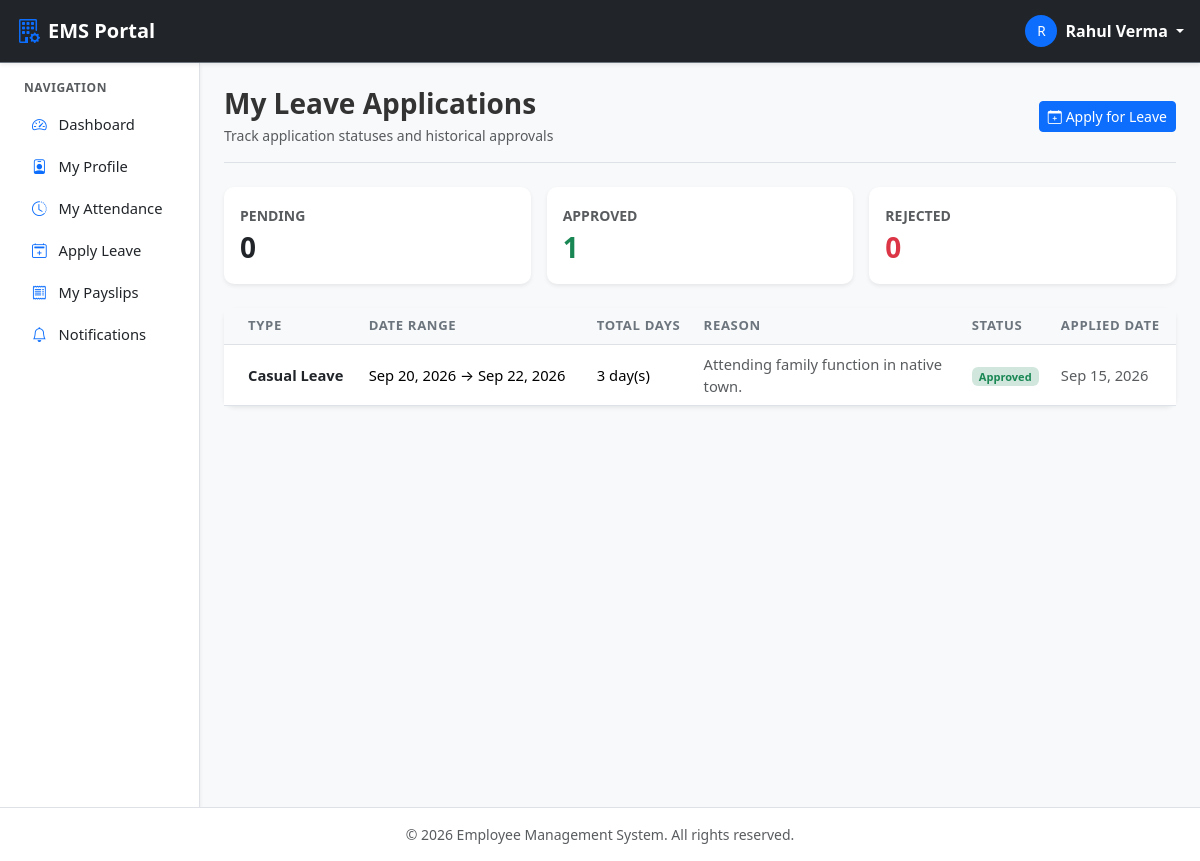
/leaves/my/ (signed in), run on the app's committed database.
### leaves/models.py (models this page shows, shortened)
class LeaveRequest(models.Model):
    LEAVE_TYPES = (
        ('CASUAL', 'Casual Leave'),
        ('SICK', 'Sick Leave'),
        ('EARNED', 'Earned Leave'),
        ('EMERGENCY', 'Emergency Leave'),
    )
    STATUS_CHOICES = (
        ('PENDING', 'Pending'),
        ('APPROVED', 'Approved'),
        ('REJECTED', 'Rejected'),
    )
    employee = models.ForeignKey(
        Employee,
        on_delete=models.CASCADE,
        related_name='leave_requests'
    )
    leave_type = models.CharField(max_length=15, choices=LEAVE_TYPES, default='CASUAL')
    start_date = models.DateField()
    end_date = models.DateField()
    reason = models.TextField()
    status = models.CharField(max_length=10, choices=STATUS_CHOICES, default='PENDING')
    rejection_reason = models.CharField(max_length=255, blank=True, null=True)
    applied_at = models.DateTimeField(auto_now_add=True)
    approved_by = models.ForeignKey(
        User,
        on_delete=models.SET_NULL,
        null=True,
        blank=True,
        related_name='approved_leaves'
    )
    action_taken_at = models.DateTimeField(null=True, blank=True)
    class Meta:
        ordering = ['-applied_at']
    @property
    def total_days(self):
        if self.start_date and self.end_date:
            delta = self.end_date - self.start_date
            return max(delta.days + 1, 1)
        return 0

### leaves/views.py (the view)
# urls.py: path('my/', views.my_leaves_view, name='my_leaves'),
@employee_required
def my_leaves_view(request):
    try:
        employee = request.user.employee
    except Employee.DoesNotExist:
        messages.error(request, "No associated employee record found.")
        return redirect('login_redirect')
    leaves = LeaveRequest.objects.filter(employee=employee).order_by('-applied_at')
    pending_count = leaves.filter(status='PENDING').count()
    approved_count = leaves.filter(status='APPROVED').count()
    rejected_count = leaves.filter(status='REJECTED').count()
    paginator = Paginator(leaves, 10)
    page_number = request.GET.get('page')
    page_obj = paginator.get_page(page_number)
    context = {
        'page_obj': page_obj,
        'pending_count': pending_count,
        'approved_count': approved_count,
        'rejected_count': rejected_count,
    }
    return render(request, 'leaves/my_leaves.html', context)

### leaves/templates/leaves/my_leaves.html (shortened to what this page needs)
{% extends "base.html" %}
{% block content %}
<div class="container-fluid p-0">
    <div class="d-flex flex-column flex-md-row justify-content-between align-items-md-center pb-3 mb-4 border-bottom gap-2">
        <div>
            <h3 class="fw-bold mb-1">My Leave Applications</h3>
            <p class="text-muted small mb-0">Track application statuses and historical approvals</p>
        </div>
        <a href="{% url 'leave_apply' %}" class="btn btn-primary btn-sm">
            <i class="bi bi-calendar-plus me-1"></i>Apply for Leave
        </a>
    </div>
    <div class="row g-3 mb-4">
        <div class="col-sm-4">
            <div class="card card-stat shadow-sm border-0" style="border-left-color: #ffc107 !important;">
                <div class="card-body">
                    <span class="text-muted text-uppercase fw-semibold small">Pending</span>
                    <h3 class="fw-bold my-1 text-dark">{{ pending_count }}</h3>
                </div>
            </div>
        </div>
        <div class="col-sm-4">
            <div class="card card-stat shadow-sm border-0" style="border-left-color: #198754 !important;">
                <div class="card-body">
                    <span class="text-muted text-uppercase fw-semibold small">Approved</span>
                    <h3 class="fw-bold my-1 text-success">{{ approved_count }}</h3>
                </div>
            </div>
        </div>
        <div class="col-sm-4">
            <div class="card card-stat shadow-sm border-0" style="border-left-color: #dc3545 !important;">
                <div class="card-body">
                    <span class="text-muted text-uppercase fw-semibold small">Rejected</span>
                    <h3 class="fw-bold my-1 text-danger">{{ rejected_count }}</h3>
                </div>
            </div>
        </div>
    </div>
    <div class="card shadow-sm border-0">
        <div class="card-body p-0">
            <div class="table-responsive">
                <table class="table table-hover align-middle mb-0">
                    <thead>
                        <tr>
                            <th class="ps-4">Type</th>
                            <th>Date Range</th>
                            <th>Total Days</th>
                            <th>Reason</th>
                            <th>Status</th>
                            <th>Applied Date</th>
                        </tr>
                    </thead>
                    <tbody>
                        {% for leave in page_obj %}
                        <tr>
                            <td class="ps-4 fw-bold text-dark">{{ leave.get_leave_type_display }}</td>
                            <td>{{ leave.start_date|date:"M d, Y" }} &rarr; {{ leave.end_date|date:"M d, Y" }}</td>
                            <td>{{ leave.total_days }} day(s)</td>
                            <td class="small text-muted" style="max-width: 250px;">{{ leave.reason|truncatewords:10 }}</td>
                            <td>
                                {% if leave.status == 'APPROVED' %}
                                    <span class="badge bg-success-subtle text-success">Approved</span>
                                {% elif leave.status == 'REJECTED' %}
                                    <span class="badge bg-danger-subtle text-danger" title="{{ leave.rejection_reason }}">Rejected</span>
                                {% else %}
                                    <span class="badge bg-warning-subtle text-warning">Pending</span>
                                {% endif %}
                            </td>
                            <td class="text-muted small">{{ leave.applied_at|date:"M d, Y" }}</td>
                        </tr>
                        {% empty %}
                        <tr>
                            <td colspan="6" class="text-center py-5 text-muted">
                                You haven't submitted any leave requests yet.
                            </td>
                        </tr>
                        {% endfor %}
                    </tbody>
                </table>
            </div>
        </div>
    </div>
</div>
{% endblock %}

### templates/navbar.html (shortened to what this page needs)
<nav class="navbar navbar-expand-lg navbar-dark bg-dark sticky-top border-bottom border-secondary shadow-sm">
    <div class="container-fluid px-3">
        <a class="navbar-brand fw-bold d-flex align-items-center" href="#">
            <i class="bi bi-building-gear text-primary me-2 fs-4"></i>
            <span>EMS Portal</span>
        </a>
        {% if user.is_authenticated %}
        <div class="ms-auto d-flex align-items-center">
            <div class="dropdown">
                <a href="#" class="d-flex align-items-center text-white text-decoration-none dropdown-toggle" id="userDropdown" data-bs-toggle="dropdown" aria-expanded="false">
                    <span class="avatar-badge bg-primary text-white rounded-circle me-2 d-inline-flex justify-content-center align-items-center" style="width: 32px; height: 32px; font-size: 0.85rem;">
                        {{ user.username|first|upper }}
                    </span>
                    <span class="d-none d-sm-inline fw-semibold me-1">{{ user.get_full_name|default:user.username }}</span>
                </a>
            </div>
        </div>
        {% else %}
        <div class="ms-auto">
            <a href="{% url 'login' %}" class="btn btn-outline-light btn-sm px-3">Login</a>
        </div>
        {% endif %}
    </div>
</nav>

### static/css/style.css (style rules this page uses)
:root { --ems-primary: #0d6efd; --ems-dark: #212529; --ems-sidebar-bg: #ffffff; --ems-sidebar-width: 250px; --ems-card-radius: 10px; }
body { font-family: system-ui, -apple-system, "Segoe UI", Roboto, "Helvetica Neue", Arial, sans-serif; color: #333333; background-color: #f8f9fa; }
.card { border-radius: var(--ems-card-radius); border: 1px solid #edf2f9; transition: transform 0.15s ease-in-out, box-shadow 0.15s ease-in-out; }
.card-stat { border-left: 4px solid var(--ems-primary); }
.table thead th { font-size: 0.82rem; text-transform: uppercase; letter-spacing: 0.05em; color: #6c757d; background-color: #f8f9fa; border-bottom: 1px solid #dee2e6; }
.table tbody td { vertical-align: middle; font-size: 0.92rem; }

### data on the page
LeaveRequest: leave_type "Casual Leave", start_date "Sep 20, 2026", end_date "Sep 22, 2026", total_days "3", reason "Attending family function in native town.", status "Approved", applied_at "Sep 15, 2026"

### other printed values
{{ user.username|first|upper }} "R"
{{ user.get_full_name|default:user.username }} "Rahul Verma"
{{ pending_count }} "0"
{{ approved_count }} "1"
{{ rejected_count }} "0"
